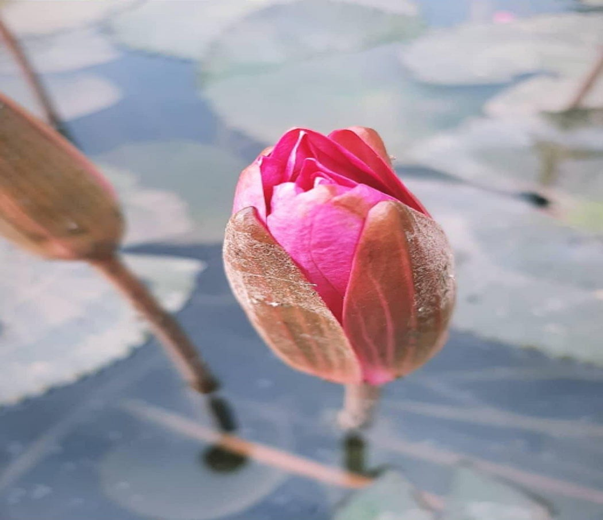
#> input picture Thursday 10:40 - 12:30/E22CSEU0955/lab7/c.png, 603 x 520 px, found by its file name
$ python task2.py
#> lines starting #> are read from the running program, lines starting #| are printed output that depends on the picture
import cv2
import numpy as np
import matplotlib.pyplot as plt

image_path = 'C:/Users/cchan/OneDrive/Documents/COLLEGE/SEMESTERS/Semester 6/340 l/lab/lab7/c.png'

img = cv2.imread(image_path)
#> img is the input picture: shape (520, 603, 3); mean B, G, R 160.9, 150.3, 160.5
img_rgb = cv2.cvtColor(img, cv2.COLOR_BGR2RGB)

def adjust_brightness_contrast(image, alpha=1.5, beta=30):
#> called with alpha = 1.5, beta = 30
    return cv2.convertScaleAbs(image, alpha=alpha, beta=beta)

def sharpen_image(image):
    kernel = np.array([[0, -1, 0],
                       [-1, 5, -1],
                       [0, -1, 0]])
    return cv2.filter2D(image, -1, kernel)

def denoise_image(image):
    return cv2.fastNlMeansDenoisingColored(image, None, 10, 10, 7, 21)

def enhance_color(image):
    lab = cv2.cvtColor(image, cv2.COLOR_BGR2LAB)
#> lab: shape (520, 603, 3); mean of channels 0, 1, 2 162.5, 134.3, 124.8
    l, a, b = cv2.split(lab)
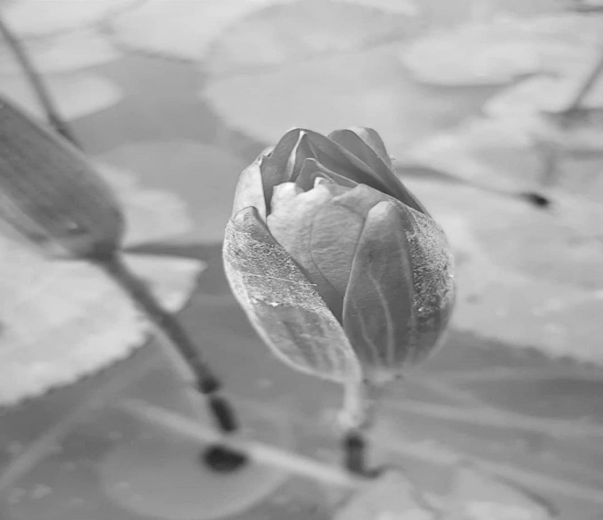
#> l: shape (520, 603); min 38, max 255, mean 162.5
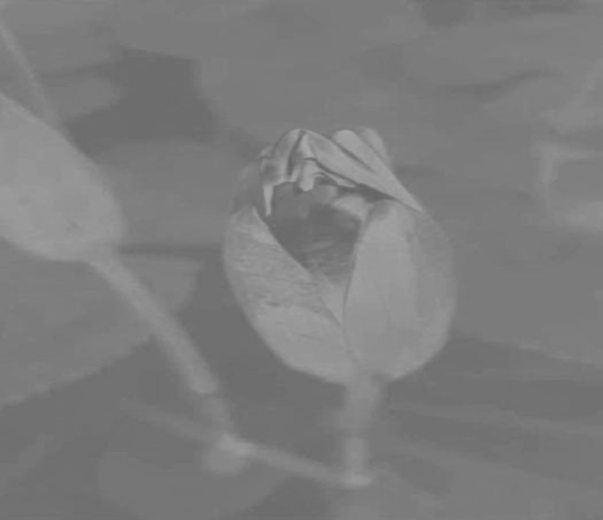
#> b: shape (520, 603); min 99, max 167, mean 124.8
    clahe = cv2.createCLAHE(clipLimit=2.0, tileGridSize=(8, 8))
    cl = clahe.apply(l)
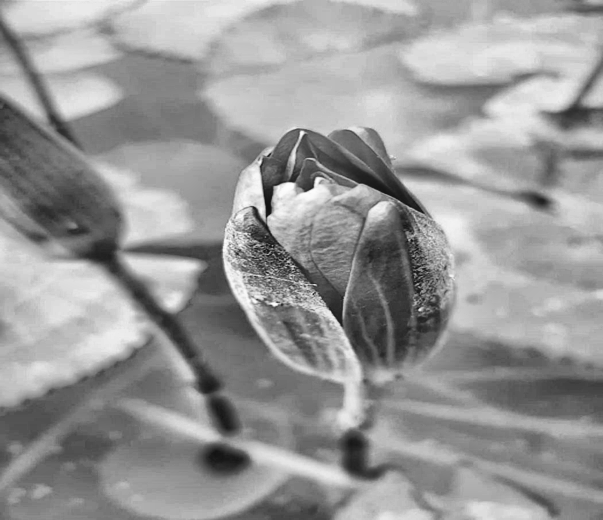
#> cl: shape (520, 603); min 16, max 255, mean 151.5
    merged = cv2.merge((cl, a, b))
#> merged: shape (520, 603, 3); mean of channels 0, 1, 2 151.5, 134.3, 124.8
    return cv2.cvtColor(merged, cv2.COLOR_LAB2BGR)
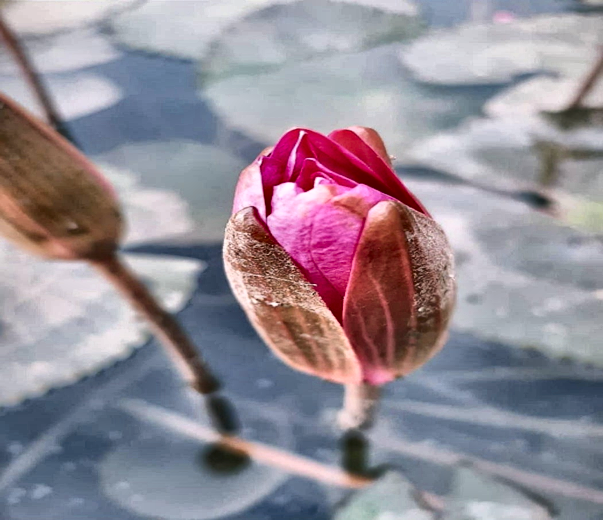
#> returned value: shape (520, 603, 3); mean B, G, R 150.5, 139.9, 149.4

def resize_image(image, scale_percent=150):
#> called with scale_percent = 150
    width = int(image.shape[1] * scale_percent / 100)
#> width = 904
    height = int(image.shape[0] * scale_percent / 100)
#> height = 780
    return cv2.resize(image, (width, height), interpolation=cv2.INTER_CUBIC)
#> returned value: shape (780, 904, 3)

def inverse_transform(image):
    return cv2.bitwise_not(image)
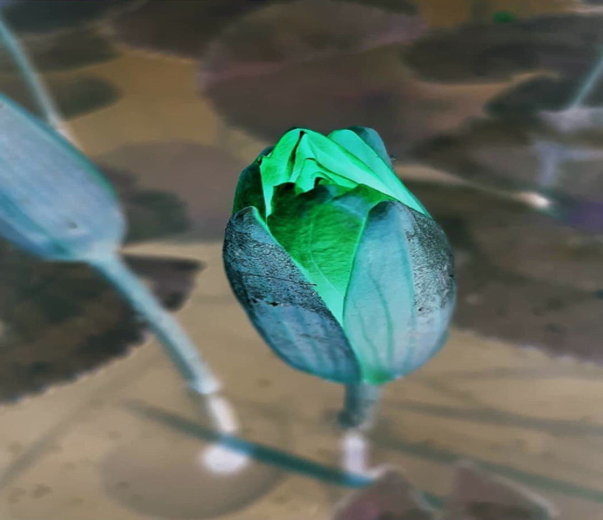
#> returned value: shape (520, 603, 3); mean of channels 0, 1, 2 94.1, 104.7, 94.5; drawn as B, G, R

def equalize_histogram(image):
    img_yuv = cv2.cvtColor(image, cv2.COLOR_BGR2YUV)
#> img_yuv: shape (520, 603, 3); mean of channels 0, 1, 2 154.6, 131, 133.3
    img_yuv[:, :, 0] = cv2.equalizeHist(img_yuv[:, :, 0])
#> img_yuv: shape (520, 603, 3); mean of channels 0, 1, 2 128.6, 131, 133.3
    return cv2.cvtColor(img_yuv, cv2.COLOR_YUV2BGR)
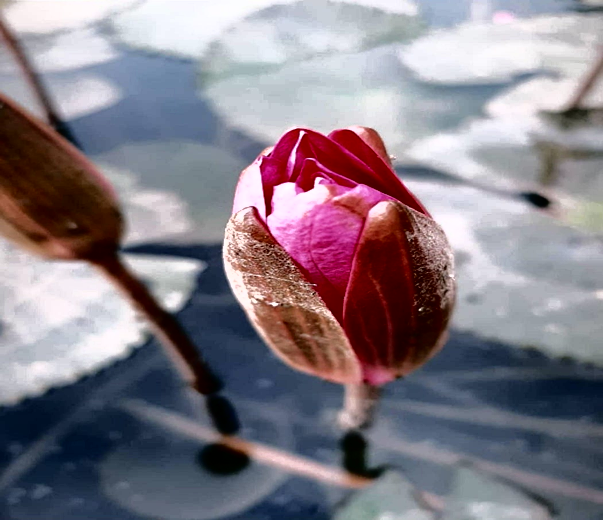
#> returned value: shape (520, 603, 3); mean B, G, R 135.4, 125.4, 134.2

def super_resolution(image):
    return cv2.resize(image, None, fx=2, fy=2, interpolation=cv2.INTER_LANCZOS4)
#> returned value: shape (1040, 1206, 3)

def color_correction(image):
    result = image.copy()
    avg_b = np.average(result[:, :, 0])
#> avg_b = 160.9
    avg_g = np.average(result[:, :, 1])
#> avg_g = 150.3
    avg_r = np.average(result[:, :, 2])
#> avg_r = 160.5
    avg_gray = (avg_b + avg_g + avg_r) / 3
#> avg_gray = 157.3
    result[:, :, 0] = np.clip(result[:, :, 0] * (avg_gray / avg_b), 0, 255)
    result[:, :, 1] = np.clip(result[:, :, 1] * (avg_gray / avg_g), 0, 255)
    result[:, :, 2] = np.clip(result[:, :, 2] * (avg_gray / avg_r), 0, 255)
    return result.astype(np.uint8)

bright_contrast = adjust_brightness_contrast(img)
sharpened = sharpen_image(img)
denoised = denoise_image(img)
color_enhanced = enhance_color(img)
resized = resize_image(img)
inversed = inverse_transform(img)
equalized = equalize_histogram(img)
super_res = super_resolution(img)
color_corrected = color_correction(img)

titles = [
    'Original', 'Brightness & Contrast', 'Sharpened', 'Denoised',
    'Color Enhanced', 'Resized', 'Inverse Transform', 'Equalized Histogram',
    'Super Resolution', 'Color Corrected'
]

images = [
    img_rgb,
    cv2.cvtColor(bright_contrast, cv2.COLOR_BGR2RGB),
    cv2.cvtColor(sharpened, cv2.COLOR_BGR2RGB),
    cv2.cvtColor(denoised, cv2.COLOR_BGR2RGB),
    cv2.cvtColor(color_enhanced, cv2.COLOR_BGR2RGB),
    cv2.cvtColor(resized, cv2.COLOR_BGR2RGB),
    cv2.cvtColor(inversed, cv2.COLOR_BGR2RGB),
    cv2.cvtColor(equalized, cv2.COLOR_BGR2RGB),
    cv2.cvtColor(super_res, cv2.COLOR_BGR2RGB),
    cv2.cvtColor(color_corrected, cv2.COLOR_BGR2RGB)
]

plt.figure(figsize=(18, 14), facecolor='white')
for i in range(len(images)):
    plt.subplot(4, 3, i + 1)
    plt.imshow(images[i])
    plt.title(titles[i], fontsize=12)
    plt.axis('off')
#> this loop made 10 passes

for j in range(len(images), 12):
    plt.subplot(4, 3, j + 1)
    plt.axis('off')
#> this loop made 2 passes
#> j on passes 1 to 2: 10, 11

plt.tight_layout()
plt.show()
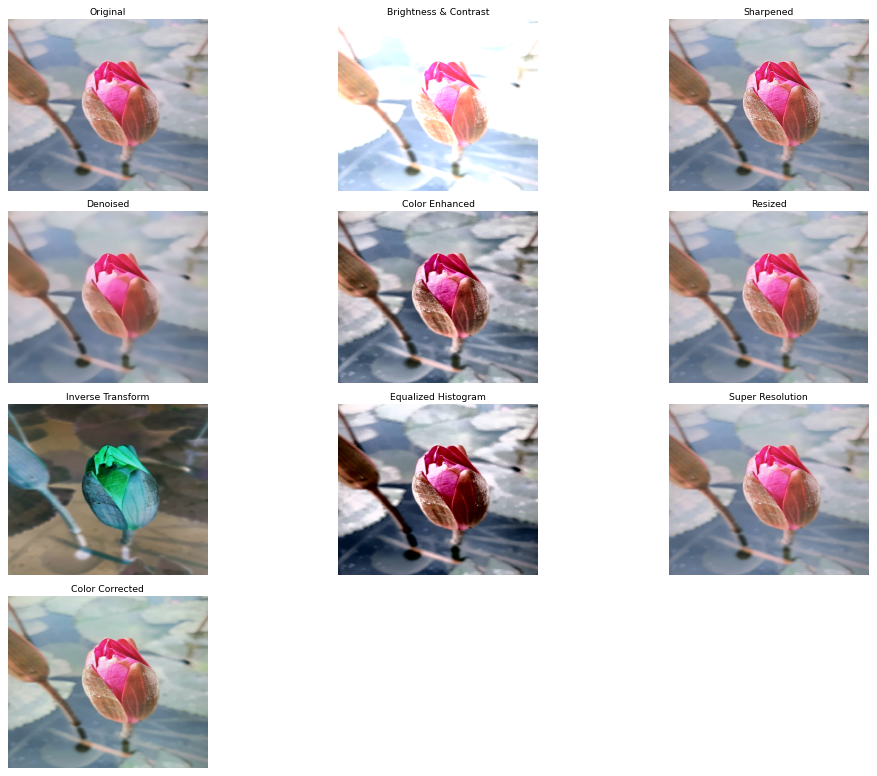
#> figure drawn by matplotlib, 10 panels

$ run again, with Thursday 10:40 - 12:30/E22CSEU0955/lab7/a.png copied over Thursday 10:40 - 12:30/E22CSEU0955/lab7/c.png
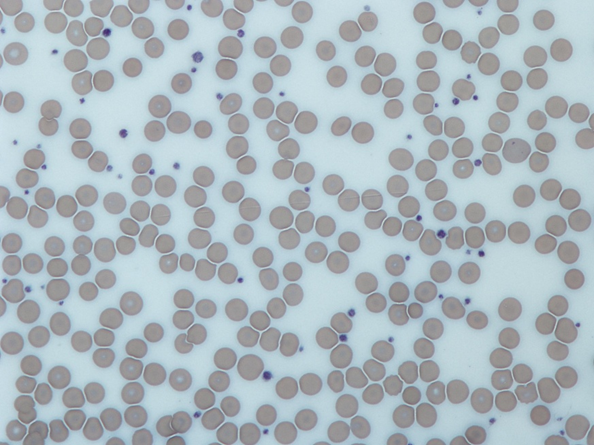
#> input picture Thursday 10:40 - 12:30/E22CSEU0955/lab7/a.png, 594 x 445 px, found by its file name
#> img is the input picture: shape (445, 594, 3); mean B, G, R 190.7, 184.4, 172.1
#> lab: shape (445, 594, 3); mean of channels 0, 1, 2 189, 125.2, 123.4
#> in enhance_color, `cl = clahe.apply(l)`:
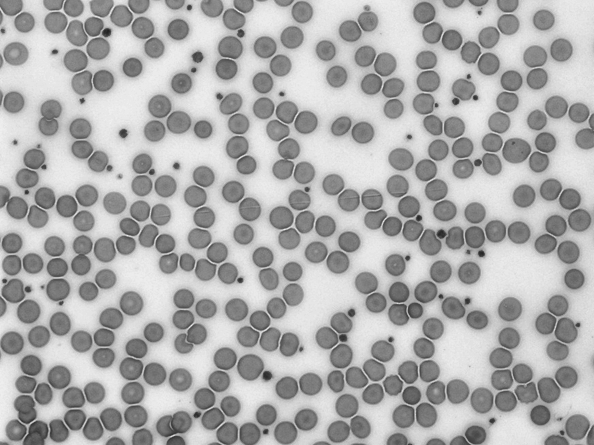
#> cl: shape (445, 594); min 34, max 240, mean 173.4
#> merged: shape (445, 594, 3); mean of channels 0, 1, 2 173.4, 125.2, 123.4
#> in equalize_histogram, `return cv2.cvtColor(img_yuv, cv2.COLOR_YUV2BGR)`:
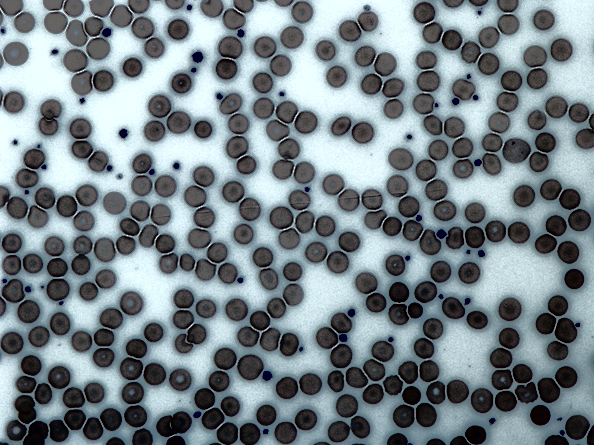
#> returned value: shape (445, 594, 3); mean B, G, R 138.2, 132.5, 120.2
#> avg_b = 190.7
#> avg_g = 184.4
#> avg_r = 172.1
#> avg_gray = 182.4
#> the loop `for i in range(len(images)):` made 10 passes
#> the loop `for j in range(len(images), 12):` made 2 passes
#> j on passes 1 to 2: 10, 11
